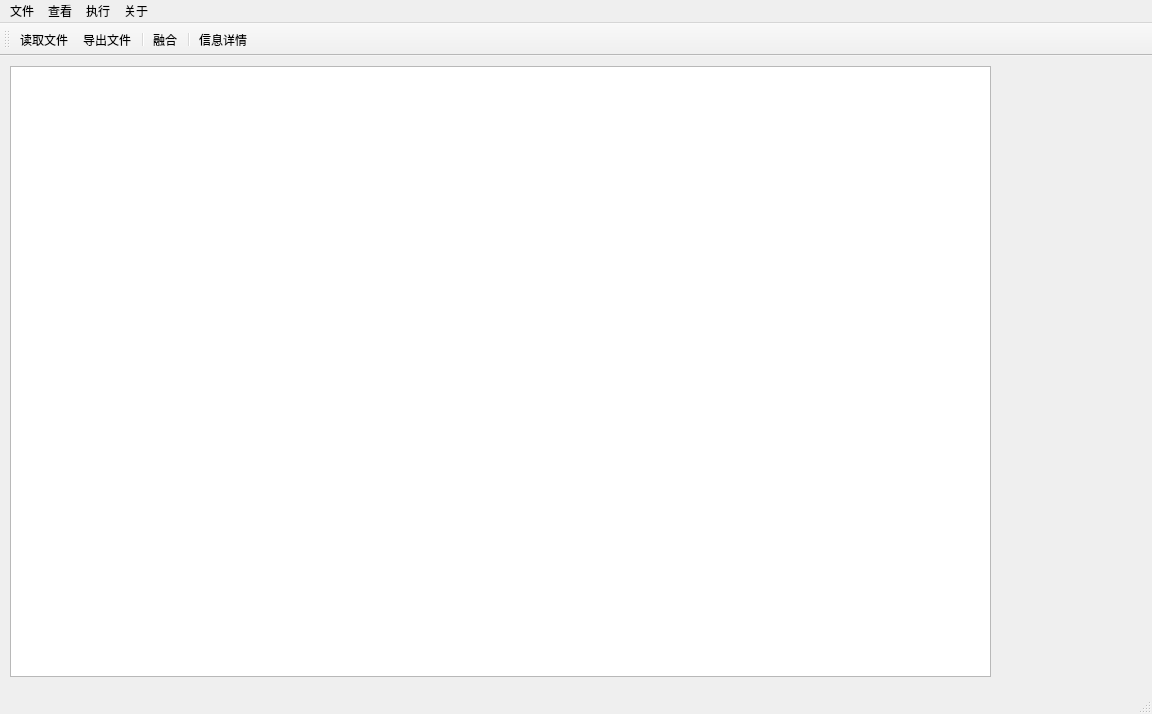
<?xml version="1.0" encoding="UTF-8"?>
<ui version="4.0">
 <class>MainWindow</class>
 <widget class="QMainWindow" name="MainWindow">
  <property name="geometry">
   <rect>
    <x>0</x>
    <y>0</y>
    <width>1152</width>
    <height>714</height>
   </rect>
  </property>
  <property name="windowTitle">
   <string>MainWindow</string>
  </property>
  <widget class="zPCFWidget" name="centralWidget">
   <widget class="QTextEdit" name="textEdit">
    <property name="geometry">
     <rect>
      <x>10</x>
      <y>10</y>
      <width>981</width>
      <height>611</height>
     </rect>
    </property>
    <property name="maximumSize">
     <size>
      <width>981</width>
      <height>16777215</height>
     </size>
    </property>
   </widget>
  </widget>
  <widget class="QMenuBar" name="menuBar">
   <property name="geometry">
    <rect>
     <x>0</x>
     <y>0</y>
     <width>1152</width>
     <height>26</height>
    </rect>
   </property>
   <widget class="QMenu" name="menu">
    <property name="title">
     <string>文件</string>
    </property>
    <addaction name="readFile_action"/>
    <addaction name="exportFile_action"/>
    <addaction name="exit_action"/>
   </widget>
   <widget class="QMenu" name="menu_2">
    <property name="title">
     <string>查看</string>
    </property>
    <addaction name="fullScreen_action"/>
   </widget>
   <widget class="QMenu" name="menu_3">
    <property name="title">
     <string>执行</string>
    </property>
    <addaction name="execute_action"/>
   </widget>
   <widget class="QMenu" name="menu_4">
    <property name="title">
     <string>关于</string>
    </property>
    <addaction name="about_action"/>
   </widget>
   <addaction name="menu"/>
   <addaction name="menu_2"/>
   <addaction name="menu_3"/>
   <addaction name="menu_4"/>
  </widget>
  <widget class="QToolBar" name="mainToolBar">
   <attribute name="toolBarArea">
    <enum>TopToolBarArea</enum>
   </attribute>
   <attribute name="toolBarBreak">
    <bool>false</bool>
   </attribute>
   <addaction name="readFile_action"/>
   <addaction name="exportFile_action"/>
   <addaction name="separator"/>
   <addaction name="execute_action"/>
   <addaction name="separator"/>
   <addaction name="about_action"/>
  </widget>
  <widget class="QStatusBar" name="statusBar"/>
  <action name="readFile_action">
   <property name="icon">
    <iconset resource="res.qrc">
     <normaloff>:/images/readFiles.png</normaloff>:/images/readFiles.png</iconset>
   </property>
   <property name="text">
    <string>读取文件</string>
   </property>
  </action>
  <action name="exportFile_action">
   <property name="icon">
    <iconset resource="res.qrc">
     <normaloff>:/images/export.png</normaloff>:/images/export.png</iconset>
   </property>
   <property name="text">
    <string>导出文件</string>
   </property>
  </action>
  <action name="fullScreen_action">
   <property name="icon">
    <iconset resource="res.qrc">
     <normaloff>:/images/fullscreen_alt.png</normaloff>:/images/fullscreen_alt.png</iconset>
   </property>
   <property name="text">
    <string>全屏</string>
   </property>
  </action>
  <action name="exit_action">
   <property name="icon">
    <iconset resource="res.qrc">
     <normaloff>:/images/logout.png</normaloff>:/images/logout.png</iconset>
   </property>
   <property name="text">
    <string>退出</string>
   </property>
  </action>
  <action name="execute_action">
   <property name="icon">
    <iconset resource="res.qrc">
     <normaloff>:/images/start.png</normaloff>:/images/start.png</iconset>
   </property>
   <property name="text">
    <string>融合</string>
   </property>
  </action>
  <action name="about_action">
   <property name="icon">
    <iconset resource="res.qrc">
     <normaloff>:/images/about.png</normaloff>:/images/about.png</iconset>
   </property>
   <property name="text">
    <string>信息详情</string>
   </property>
  </action>
 </widget>
 <layoutdefault spacing="6" margin="11"/>
 <customwidgets>
  <customwidget>
   <class>zPCFWidget</class>
   <extends>QWidget</extends>
   <header>zpcfwidget.h</header>
   <container>1</container>
  </customwidget>
 </customwidgets>
 <resources>
  <include location="res.qrc"/>
 </resources>
 <connections/>
</ui>
